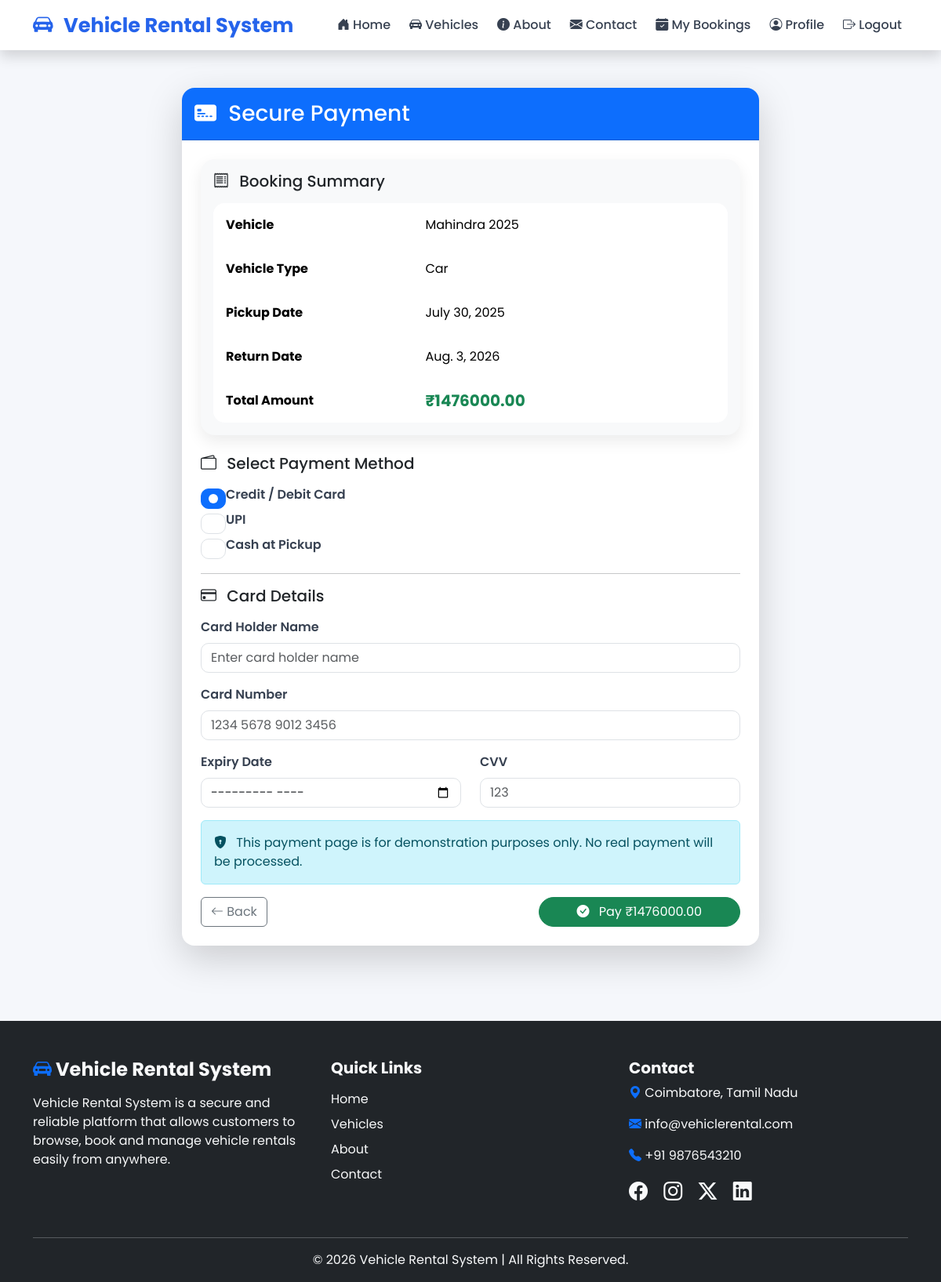
The app's page /bookings/payment/1/ (signed in) with its own data.
### bookings/models.py (models this page shows, shortened)
class Booking(models.Model):
    customer = models.ForeignKey(User, on_delete=models.CASCADE)
    vehicle = models.ForeignKey(Vehicle, on_delete=models.CASCADE)
    pickup_date = models.DateField()
    return_date = models.DateField()
    total_amount = models.DecimalField(max_digits=10, decimal_places=2)
    status = models.CharField(
        max_length=20,
        choices=STATUS_CHOICES,
        default='Pending'
    )
    rating = models.PositiveIntegerField(
    null=True,
    blank=True
)
    review = models.TextField(
    blank=True
)

### vehicles/models.py (models this page shows, shortened)
class Vehicle(models.Model):
    VEHICLE_TYPES = [
        ('Car', 'Car'),
        ('Bike', 'Bike'),
        ('Scooter', 'Scooter'),
        ('Van', 'Van'),
    ]
    name = models.CharField(max_length=100)
    brand = models.CharField(max_length=100)
    model = models.CharField(max_length=100)
    vehicle_type = models.CharField(max_length=20, choices=VEHICLE_TYPES)
    registration_number = models.CharField(max_length=20, unique=True)
    price_per_day = models.DecimalField(max_digits=8, decimal_places=2)
    availability = models.BooleanField(default=True)
    description = models.TextField()
    image = models.ImageField(upload_to='vehicles/', blank=True, null=True)

### bookings/views.py (the view, shortened to what this page needs)
@login_required
def payment(request, pk):
    booking = get_object_or_404(
        Booking,
        pk=pk,
        customer=request.user
    )
    return render(request, "payment.html", {
        "booking": booking
    })

### templates/payment.html (shortened to what this page needs)
{% extends 'base.html' %}
{% block content %}
<div class="container py-5">
    <div class="row justify-content-center">
        <div class="col-lg-8">
            <div class="card shadow-lg border-0 rounded-4">
                <div class="card-header bg-primary text-white py-3">
                    <h3 class="mb-0">
                        <i class="bi bi-credit-card-2-front-fill me-2"></i>
                        Secure Payment
                    </h3>
                </div>
                <div class="card-body p-4">
                    <div class="card bg-light border-0 mb-4">
                        <div class="card-body">
                            <h5 class="mb-3">
                                <i class="bi bi-receipt me-2"></i>
                                Booking Summary
                            </h5>
                            <table class="table table-borderless mb-0">
                                <tr>
                                    <th width="40%">Vehicle</th>
                                    <td>{{ booking.vehicle.brand }} {{ booking.vehicle.model }}</td>
                                </tr>
                                <tr>
                                    <th>Vehicle Type</th>
                                    <td>{{ booking.vehicle.vehicle_type }}</td>
                                </tr>
                                <tr>
                                    <th>Pickup Date</th>
                                    <td>{{ booking.pickup_date }}</td>
                                </tr>
                                <tr>
                                    <th>Return Date</th>
                                    <td>{{ booking.return_date }}</td>
                                </tr>
                                <tr>
                                    <th>Total Amount</th>
                                    <td class="fw-bold text-success fs-5">
                                        ₹{{ booking.total_amount }}
                                    </td>
                                </tr>
                            </table>
                        </div>
                    </div>
                    <form method="POST">
                        <h5 class="mb-3">
                            <i class="bi bi-wallet2 me-2"></i>
                            Select Payment Method
                        </h5>
                        <div class="mb-4">
                            <div class="form-check mb-2">
                                <input class="form-check-input"
                                       type="radio"
                                       name="payment_method"
                                       id="card"
                                       value="Card"
                                       checked>
                                <label class="form-check-label" for="card">
                                    Credit / Debit Card
                                </label>
                            </div>
                            <div class="form-check mb-2">
                                <input class="form-check-input"
                                       type="radio"
                                       name="payment_method"
                                       id="upi"
                                       value="UPI">
                                <label class="form-check-label" for="upi">
                                    UPI
                                </label>
                            </div>
                            <div class="form-check">
                                <input class="form-check-input"
                                       type="radio"
                                       name="payment_method"
                                       id="cash"
                                       value="Cash">
                                <label class="form-check-label" for="cash">
                                    Cash at Pickup
                                </label>
                            </div>
                        </div>
                        <hr>
                        <h5 class="mb-3">
                            <i class="bi bi-credit-card me-2"></i>
                            Card Details
                        </h5>
                        <div class="mb-3">
                            <label class="form-label">
                                Card Holder Name
                            </label>
                            <input type="text"
                                   class="form-control"
                                   placeholder="Enter card holder name">
                        </div>
                        <div class="mb-3">
                            <label class="form-label">
                                Card Number
                            </label>
                            <input type="text"
                                   class="form-control"
                                   maxlength="16"
                                   placeholder="1234 5678 9012 3456">
                        </div>
                        <div class="row">
                            <div class="col-md-6 mb-3">
                                <label class="form-label">
                                    Expiry Date
                                </label>
                                <input type="month"
                                       class="form-control">
                            </div>
                            <div class="col-md-6 mb-3">
                                <label class="form-label">
                                    CVV
                                </label>
                                <input type="password"
                                       class="form-control"
                                       maxlength="3"
                                       placeholder="123">
                            </div>
                        </div>
                        <div class="alert alert-info">
                            <i class="bi bi-shield-lock-fill me-2"></i>
                            This payment page is for demonstration purposes only.
                            No real payment will be processed.
                        </div>
                        <div class="d-flex justify-content-between">
                            <a href="{% url 'my_bookings' %}"
                               class="btn btn-outline-secondary">
                                <i class="bi bi-arrow-left"></i>
                                Back
                            </a>
                            <button type="submit"
                                    class="btn btn-success px-5">
                                <i class="bi bi-check-circle-fill me-2"></i>
                                Pay ₹{{ booking.total_amount }}
                            </button>
                        </div>
                    </form>
                </div>
            </div>
        </div>
    </div>
</div>
{% endblock %}

### static/css/style.css (style rules this page uses)
body { font-family:'Poppins',sans-serif; background:#f5f7fb; color:#2d3748; }
.btn-success { border-radius:30px; }
.card { border:none; border-radius:18px; overflow:hidden; transition:.35s; box-shadow:0 8px 20px rgba(0,0,0,.08); }
.table { background:white; border-radius:15px; overflow:hidden; }
.table th { padding:16px; }
.table td { vertical-align:middle; }
input, select, textarea { border-radius:10px !important; padding:10px; }
form label { font-weight:600; margin-bottom:6px; display:block; color:#374151; }
form input { width:100%; padding:12px 15px; border:1px solid #ced4da; border-radius:10px; transition:0.3s; }
input { width:100%; padding:12px; border-radius:10px; border:1px solid #ced4da; }
.card { transition:.3s; }

### records on screen
Booking: vehicle.brand "Mahindra", vehicle.model "2025", vehicle.vehicle_type "Car", pickup_date "July 30, 2025", return_date "Aug. 3, 2026", total_amount "1476000.00"
